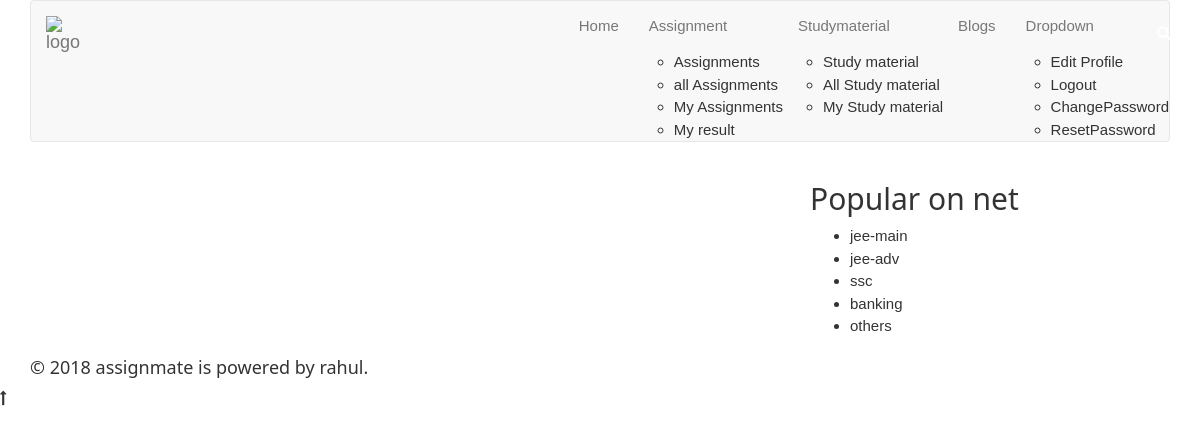
The page / (signed in) on the database as committed earlier.
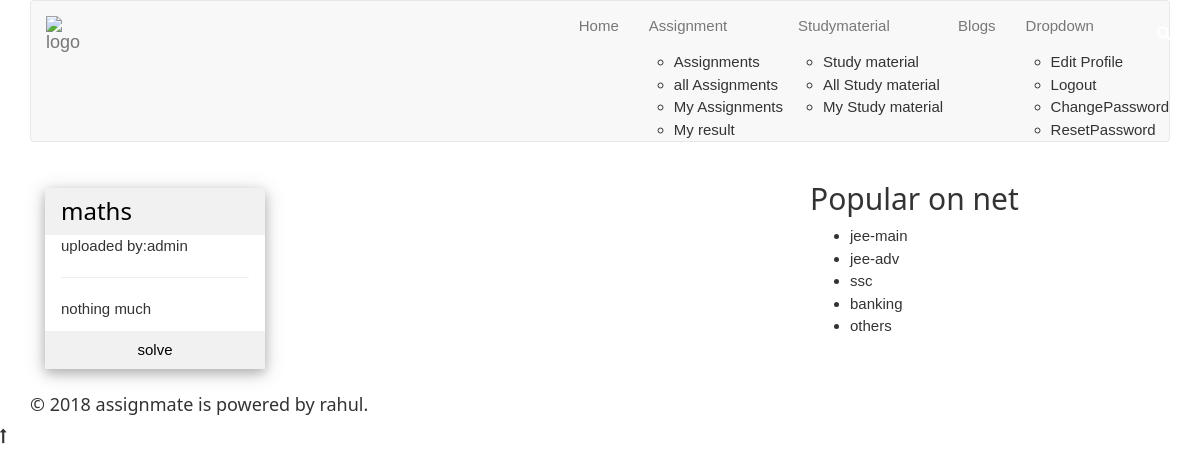
The same page on the database as committed later.
### assignment/models.py (models this page shows, shortened)
class Assignment(models.Model):
    user = models.ForeignKey(User, on_delete=models.CASCADE)
    title=models.CharField(max_length=30,default='assignment')
    discription=models.CharField(max_length=500)
    category=models.CharField(max_length=30,blank=True)
    created = models.DateTimeField(auto_now=True)
    objects = AssignmentManager()
    class Meta:
        ordering = ["-created"]
    def __str__(self):
        return self.title

### assignment/views.py (the view)
# urls.py: path('',index,name='index'),
def index(request):
    if request.user.is_authenticated:
        list_assignment = []
        for useraccount in request.user.is_following.all():
            user=useraccount.user
            print(user)
            for assignment in user.assignment_set.all():
                list_assignment.append(assignment)
        return render(request,'assignment/index.html',{'list_assignment':list_assignment,})
    else:
        list_jee = Assignment.objects.jee_main().order_by('-created')
        list_jee_adv = Assignment.objects.jee_adv().order_by('-created')
        list_ssc = Assignment.objects.ssc().order_by('-created')
        list = [list_jee, list_jee_adv,list_ssc]
        return render(request, 'assignment/index2.html', {'list': list})

### accounts/models.py (called while the page is built)
    def get_queryset(self):
        return UserAccountQuerySet(self.model,using=self._db)

### assignment/models.py (called while the page is built)
    def get_queryset(self):
        return AssignmentQuerySet(self.model,using=self._db)

### assignment/templates/assignment/index.html (shortened to what this page needs)
{% extends 'accounts/base.html'%}
{% block body %}
<div class="container">
    <div class="row">
        <div class="col-lg-8">
            <div class="container-fluid">
                <div class="row">
                    {% for assignment in list_assignment %}
                    <div class="col-lg-4 col-md-4 col-sm-6 col-xs-6 w3-section">
                        <div class="w3-card-4 ">
                        <header class="w3-container w3-light-grey">
                          <a href="{% url 'assignment:assignment' assignment.id %}"><h3>{{ assignment|truncatechars_html:15 }}</h3></a>
                        </header>
                        <div class="w3-container">
                          <p>uploaded by:{{assignment.user}}</p>
                          <hr>
                          <a href="javascript:void(0);" data-toggle="tooltip" data-placement="top" title="{{assignment.discription}}"><p>{{assignment.discription|truncatechars_html:20}}</p></a>
                        </div>
                        <a href="{% url 'assignment:assignment' assignment.id %}"><button class="w3-button w3-block w3-light-grey"> solve</button></a>
                        </div>
                    </div>
                    {% endfor %}
                </div>
            </div>
        </div>
        <div class="col-lg-4">
                    <div class="widget widget_tag_cloud">
                          <h2 class="widget-title">Popular on net</h2>
                          <div class="popular-box">
                              <ul>
                                  <li> <a href="{% url 'assignment:index_jee_main' %}">jee-main</a> </li>
                                  <li> <a href="{% url 'assignment:index_jee_adv' %}">jee-adv</a> </li>
                                  <li> <a href="{% url 'assignment:index_ssc' %}">ssc</a> </li>
                                  <li> <a href="{% url 'assignment:index_others' %}">banking</a> </li>
                                  <li> <a href="{% url 'assignment:index_others' %}">others</a> </li>
                              </ul>
                          </div>
                      </div>
        </div>
    </div>
</div>
{% endblock %}

Rows that differ between the two databases and show on the page:
added Assignment: title "maths", user "admin", discription "nothing much"
